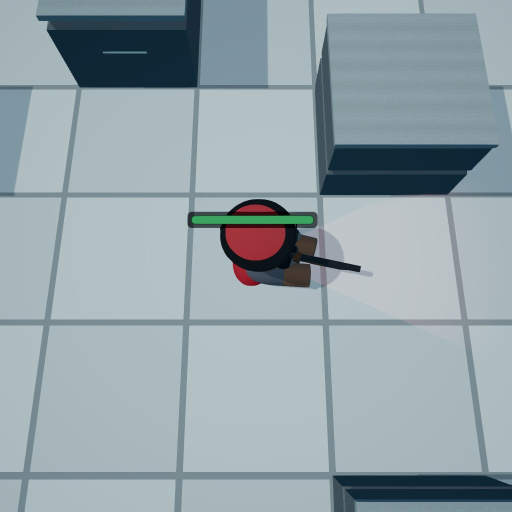
#> input picture Captures/AbilityJuice/shots/r2/hitreact/f0023.jpg, 1024 x 1024 px, given in place of f0008.jpg, which was not available (shown at 1/2 size)
$ python _ad3_hr_accept.py
#> lines starting #> are read from the running program, lines starting #| are printed output that depends on the picture; after the words box and inside, x2 and y2 are one past the last pixel; in counts of white or black regions, pixels touching at a corner belong together; pictures that were not available may be replaced by others from this repository, and a replacement may not be noted
"""Round-3 hit-reaction acceptance tests, run with the round-2 critic's own classifier."""
import numpy as np
from PIL import Image
from scipy import ndimage

P = {'r2': 'Captures/AbilityJuice/shots/r2/hitreact/f%04d.jpg',
     'r3': 'Captures/AbilityJuice/shots/r3/hitreact/f%04d.jpg'}
BOX = (380, 370, 880, 650)          # identical to _c3_hr_mat.py
PX_CELL = 287.0
REST = 8                             # identical to _c3_hr_mat.py


def load(tag, f, box=BOX):
#> called with tag = 'r2', f = 8, box = (380, 370, 880, 650)
    a = np.asarray(Image.open(P[tag] % f).convert('RGB')).astype(np.float32)
    return a[box[1]:box[3], box[0]:box[2]]
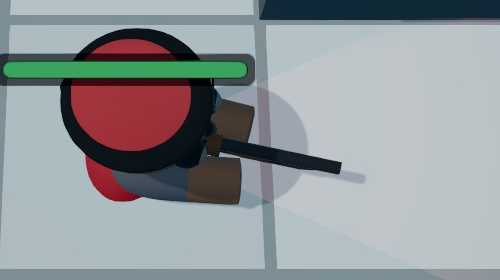
#> returned value: shape (280, 500, 3) float32; mean of channels 0, 1, 2 145.6, 151.3, 154.4; drawn as R, G, B


def classify(a):
    """Verbatim from _c3_hr_mat.py — the classifier that produced 10427 / 10617."""
    r, g, b = a[..., 0], a[..., 1], a[..., 2]
    L = 0.2126*r + 0.7152*g + 0.0722*b
    mx, mn = a.max(2), a.min(2)
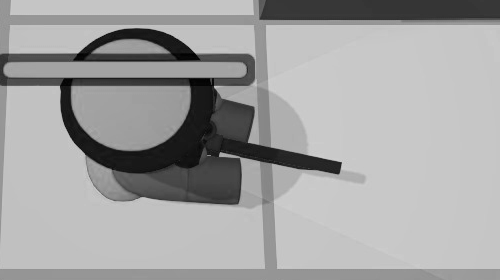
#> mx: shape (280, 500) float32; min 0, max 207, mean 163
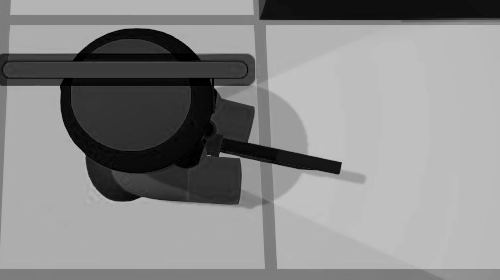
#> mn: shape (280, 500) float32; min 0, max 197, mean 138.3
    S = np.where(mx > 0, (mx-mn)/np.maximum(mx, 1e-6), 0.0)
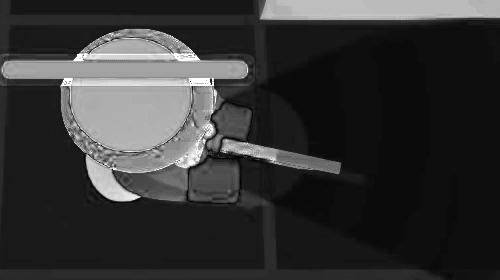
#> S: shape (280, 500) float32; min 0, max 1, mean 0.208
    V = mx/255.0
    green = (g - r > 34) & (g - b > 34)
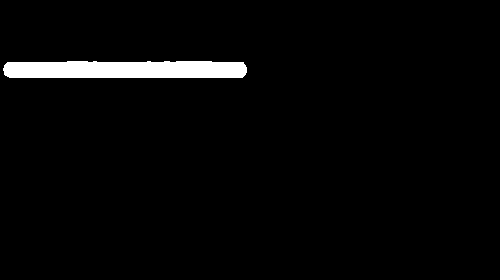
#> green: shape (280, 500) bool; 2.8% white; 1 white region, box (x1, y1, x2, y2) and area: (3, 61, 247, 78) 3926
    green = ndimage.binary_dilation(ndimage.binary_opening(green, np.ones((3, 3))), np.ones((7, 7)))
#> green: shape (280, 500) bool; 4% white; 1 white region, box (x1, y1, x2, y2) and area: (0, 58, 250, 81) 5551
    rim = (L < 60) & ~green
#> rim: shape (280, 500) bool; 14% white; 10 white regions (5 under 20 px), largest, box (x1, y1, x2, y2) and area: (60, 81, 341, 204) 12906, (260, 0, 500, 20) 4674, (75, 29, 199, 59) 1863, (0, 54, 9, 65) 52, (0, 74, 7, 86) 45
    body = (r - b > 50) & ~green
#> body: shape (280, 500) bool; 6% white; 3 white regions, box (x1, y1, x2, y2) and area: (71, 84, 190, 151) 6484, (86, 157, 138, 201) 981, (92, 39, 169, 55) 899
    gun = (r > g+3) & (g > b+3) & (L >= 60) & (L < 185) & (r - b <= 50) & ~green
#> gun: shape (280, 500) bool; 0.21% white; 17 white regions (15 under 20 px), largest, box (x1, y1, x2, y2) and area: (212, 111, 250, 133) 209, (188, 192, 205, 200) 51
    white = (L > 235) & (S < 0.18) & ~green
#> white: shape (280, 500) bool; every value is 0
    unit = rim | body | gun | white
#> unit: shape (280, 500) bool; 19.5% white; 6 white regions (1 under 20 px), largest, box (x1, y1, x2, y2) and area: (60, 81, 341, 204) 19855, (260, 0, 500, 20) 4674, (75, 29, 199, 59) 2610, (0, 54, 9, 65) 52, (0, 74, 7, 86) 45
    unit = ndimage.binary_opening(unit, np.ones((3, 3)))
#> unit: shape (280, 500) bool; 19.4% white; 5 white regions, box (x1, y1, x2, y2) and area: (60, 81, 341, 204) 19799, (260, 0, 500, 20) 4674, (76, 29, 197, 59) 2605, (0, 54, 8, 61) 45, (0, 79, 7, 85) 37
    unit = ndimage.binary_closing(unit, np.ones((5, 5)))
#> unit: shape (280, 500) bool; 19.2% white; 5 white regions, box (x1, y1, x2, y2) and area: (60, 81, 341, 204) 20017, (260, 2, 498, 20) 4171, (76, 29, 197, 59) 2613, (2, 54, 8, 61) 33, (2, 79, 7, 85) 26
    lab, n = ndimage.label(ndimage.binary_closing(unit, np.ones((45, 5))))
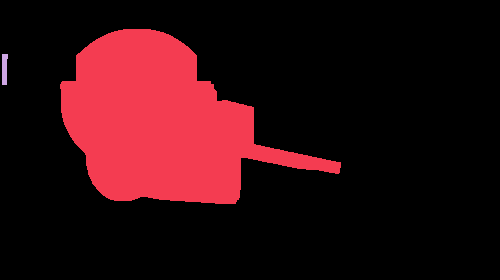
#> lab: shape (280, 500) int32; 3 distinct labels, from 0 to 2; one colour per label, 0 black
#> n = 2
    keep = np.zeros_like(unit)
    best = None
    for i in range(1, n+1):
        m = (lab == i) & unit
        if m.sum() > (best[0] if best else 400):
            best = (int(m.sum()), m)
    if best:
        keep = best[1]
    return dict(L=L, S=S, V=V, rim=rim & keep, body=body & keep, gun=gun & keep,
                white=white & keep, unit=keep, green=green, r=r, g=g, b=b)


print('=' * 96)
print('TEST A — the round-2 acceptance tests, run verbatim (component-level, as measured last round)')
print('=' * 96)
print(f"{'':>16} {'rim(L<60)':>10} {'/rest':>7} {'team(R-B>50)':>13} {'/rest':>7} "
      f"{'unit px':>8} {'clip L>250':>11} {'Lmax':>7}")

ref = {}
for tag, frames in (('r2', [REST, 12, 13]), ('r3', [REST, 12, 13, 14, 15, 16])):
    for f in frames:
        a = load(tag, f)
        c = classify(a)
#> c = 12 items
        if tag == 'r2' and f == REST:
            ref = dict(rim=int(c['rim'].sum()), body=int(c['body'].sum()))
#> ref = {'rim': 14742, 'body': 8364}
        rim, body = int(c['rim'].sum()), int(c['body'].sum())
#> rim = 14742; body = 8364
        Lfull = 0.2126*np.asarray(Image.open(P[tag] % f).convert('RGB')).astype(np.float32)[..., 0] \
            + 0.7152*np.asarray(Image.open(P[tag] % f).convert('RGB')).astype(np.float32)[..., 1] \
            + 0.0722*np.asarray(Image.open(P[tag] % f).convert('RGB')).astype(np.float32)[..., 2]
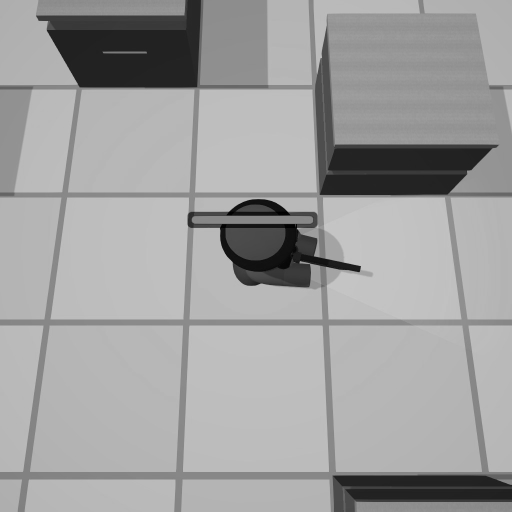
#> Lfull: shape (1024, 1024) float32 (shown at 1/2 size); min 0, max 202.5, mean 159.7
        t = (f - 12)/30.0
        print(f"{tag+' f'+str(f)+f' t={t:+.3f}':>16} {rim:10d} {rim/max(ref['rim'],1):7.2f} "
              f"{body:13d} {body/max(ref['body'],1):7.2f} {int(c['unit'].sum()):8d} "
              f"{int((Lfull>250).sum()):11d} {Lfull.max():7.1f}")
#|   r2 f8 t=-0.133      14742    1.00          8364    1.00    22630           0   202.5
#> (the run stopped early here; a loop or call above may not have finished)
